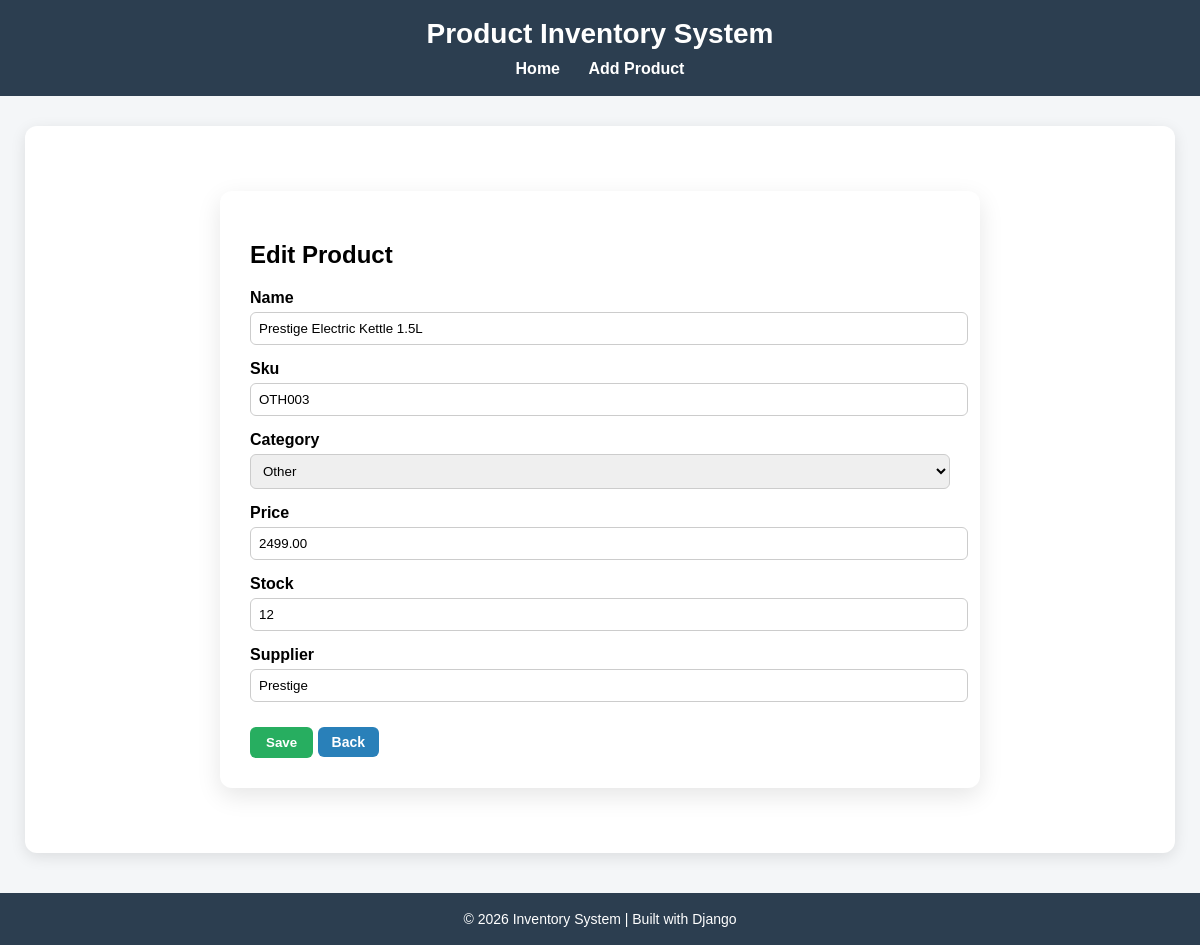
Screenshot of /edit/20/ with the database file from the repository.
### products/models.py (models this page shows, shortened)
class Product(models.Model):
    CATEGORY_CHOICES = [
        ('Electronics', 'Electronics'),
        ('Clothing', 'Clothing'),
        ('Food', 'Food'),
        ('Books', 'Books'),
        ('Other', 'Other'),
    ]
    name = models.CharField(max_length=255, blank=False, null=False)
    sku = models.CharField(max_length=100, unique=True, blank=False, null=False)
    category = models.CharField(max_length=100, choices=CATEGORY_CHOICES, blank=True, null=True)
    price = models.DecimalField(max_digits=10, decimal_places=2, blank=False, null=False)
    stock = models.IntegerField(default=0)
    supplier = models.CharField(max_length=100)
    added_date = models.DateTimeField(auto_now_add=True)

### products/views.py (the view)
# urls.py: path('edit/<int:pk>/', edit_product, name='edit'),
def edit_product(request, pk):
    product = get_object_or_404(Product, pk=pk)
    form = ProductForm(request.POST or None, instance=product)
    if form.is_valid():
        form.save()
        messages.info(request, 'Product updated successfully')
        return redirect('home')
    return render(request, 'forms.html', {'form': form})

### products/forms.py (shortened to what this page needs)
class ProductForm(forms.ModelForm):
    class Meta:
        model = Product
        fields = '__all__'

### products/templates/forms.html (shortened to what this page needs)
{% extends 'base.html' %}
{% block content %}
<div class="form-card">
    <h2>
        {% if form.instance.pk %}
            Edit Product
        {% else %}
            Add Product
        {% endif %}
    </h2>
    <form method="post">
        {% for field in form %}
            <label>{{ field.label }}</label>
            {{ field }}
        {% endfor %}
        <div class="form-actions">
            <button type="submit" class="btn-save">Save</button>
            <a href="{% url 'home' %}" class="btn btn-view">Back</a>
        </div>
    </form>
</div>
{% endblock %}

### products/templates/base.html (style rules this page uses)
body { font-family: Arial, sans-serif; background: #f4f6f8; margin: 0; padding: 0; }
.btn { padding: 7px 14px; text-decoration: none; border-radius: 6px; color: white; font-size: 14px; font-weight: bold; display: inline-block; }
.btn-view { background: #2980b9; }
.form-card { max-width: 700px; margin: 40px auto; padding: 30px; background: #fff; border-radius: 12px; box-shadow: 0 8px 25px rgba(0,0,0,0.1); }
.form-card label { display: block; margin-top: 15px; font-weight: bold; }
.form-card input, .form-card select { width: 100%; padding: 8px; margin-top: 5px; border-radius: 6px; border: 1px solid #ccc; }
.form-actions { margin-top: 25px; }
.btn-save { background: #27ae60; color: white; padding: 8px 16px; border: none; border-radius: 6px; font-weight: bold; cursor: pointer; }

### rows the page displays
Product: form "Prestige Electric Kettle 1.5L" "OTH003" "Other" "2499.00" "12" "Prestige"

### other values shown
{{ field.label }} "Name" "Sku" "Category" "Price" "Stock" "Supplier"
